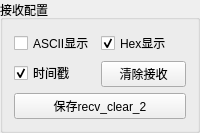
           <widget class="QGroupBox" name="group_send">
            <property name="sizePolicy">
             <sizepolicy hsizetype="Fixed" vsizetype="Fixed">
              <horstretch>0</horstretch>
              <verstretch>0</verstretch>
             </sizepolicy>
            </property>
            <property name="minimumSize">
             <size>
              <width>180</width>
              <height>87</height>
             </size>
            </property>
            <property name="title">
             <string>接收配置</string>
            </property>
            <layout class="QVBoxLayout" name="verticalLayout_2">
             <item>
              <layout class="QFormLayout" name="formLayout">
               <item row="0" column="0">
                <widget class="QCheckBox" name="recv_ascii">
                 <property name="sizePolicy">
                  <sizepolicy hsizetype="Fixed" vsizetype="Fixed">
                   <horstretch>0</horstretch>
                   <verstretch>0</verstretch>
                  </sizepolicy>
                 </property>
                 <property name="statusTip">
                  <string>以ASCII显示接收内容。</string>
                 </property>
                 <property name="text">
                  <string>ASCII显示</string>
                 </property>
                 <property name="checked">
                  <bool>false</bool>
                 </property>
                 <attribute name="buttonGroup">
                  <string notr="true">buttonGroup</string>
                 </attribute>
                </widget>
               </item>
               <item row="0" column="1">
                <widget class="QCheckBox" name="recv_hex">
                 <property name="sizePolicy">
                  <sizepolicy hsizetype="Fixed" vsizetype="Fixed">
                   <horstretch>0</horstretch>
                   <verstretch>0</verstretch>
                  </sizepolicy>
                 </property>
                 <property name="statusTip">
                  <string>以Hex显示接收内容。</string>
                 </property>
                 <property name="text">
                  <string>Hex显示</string>
                 </property>
                 <property name="checked">
                  <bool>true</bool>
                 </property>
                 <attribute name="buttonGroup">
                  <string notr="true">buttonGroup</string>
                 </attribute>
                </widget>
               </item>
               <item row="1" column="0">
                <widget class="QCheckBox" name="recv_time_stamp">
                 <property name="sizePolicy">
                  <sizepolicy hsizetype="Fixed" vsizetype="Fixed">
                   <horstretch>0</horstretch>
                   <verstretch>0</verstretch>
                  </sizepolicy>
                 </property>
                 <property name="statusTip">
                  <string>接收消息是否显示时间戳。</string>
                 </property>
                 <property name="text">
                  <string>时间戳</string>
                 </property>
                 <property name="checked">
                  <bool>true</bool>
                 </property>
                </widget>
               </item>
               <item row="1" column="1">
                <widget class="QPushButton" name="recv_clear">
                 <property name="statusTip">
                  <string>清空已接收消息显示。</string>
                 </property>
                 <property name="text">
                  <string>清除接收</string>
                 </property>
                </widget>
               </item>
               <item row="2" column="0" colspan="2">
                <widget class="QPushButton" name="recv_clear_2">
                 <property name="statusTip">
                  <string>清空已接收消息显示。</string>
                 </property>
                 <property name="text">
                  <string>保存recv_clear_2</string>
                 </property>
                </widget>
               </item>
              </layout>
             </item>
            </layout>
           </widget>
